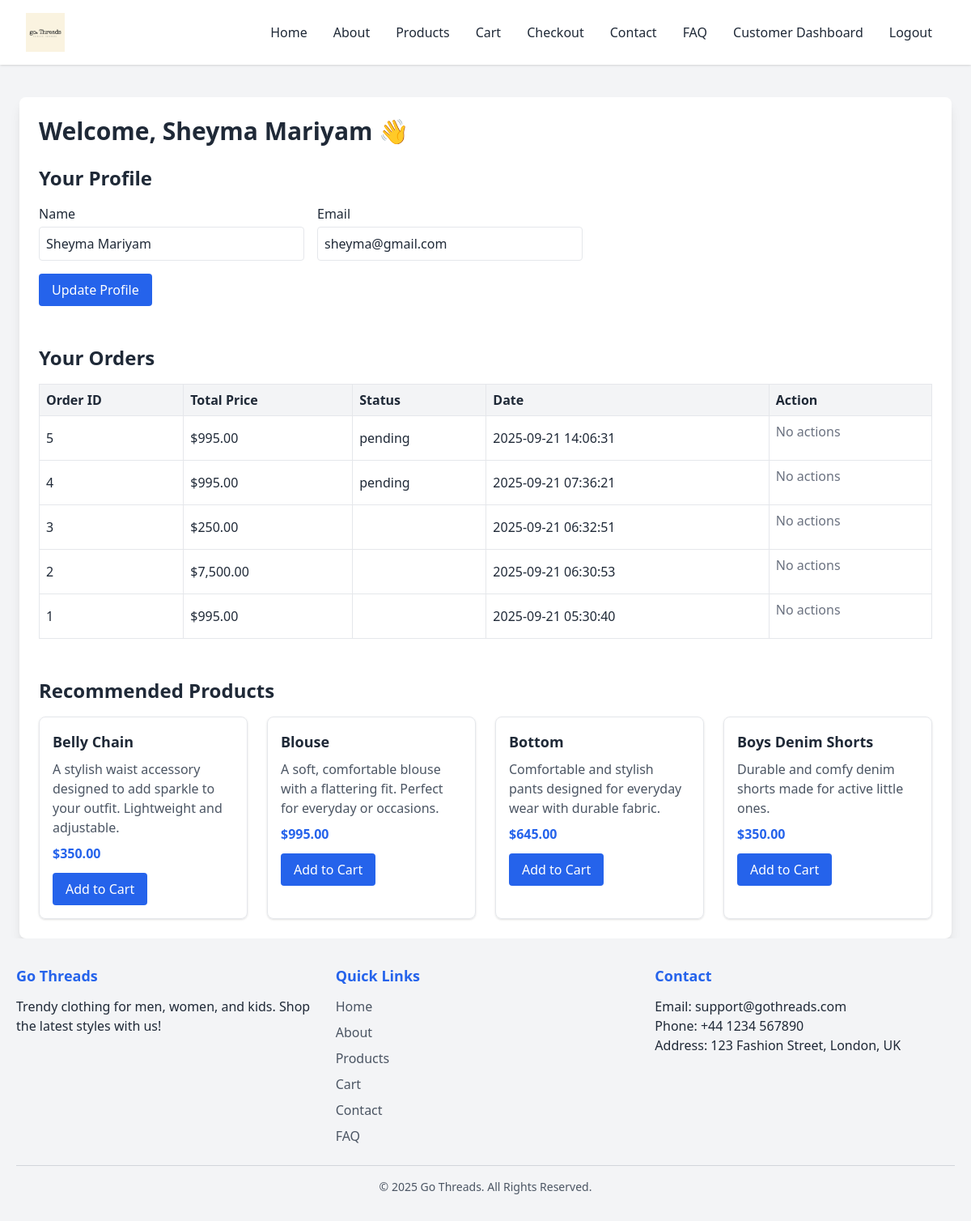
Screenshot of /index.php?page=customer_dashboard (signed in) with the database file from the repository.
### tables this page shows
CREATE TABLE `users` (
  `id` int(11) NOT NULL,
  `name` varchar(100) NOT NULL,
  `email` varchar(100) NOT NULL,
  `password` varchar(255) NOT NULL,
  `role` enum('customer','admin') DEFAULT 'customer',
  `created_at` timestamp NOT NULL DEFAULT current_timestamp()
);

CREATE TABLE `orders` (
  `id` int(11) NOT NULL,
  `user_id` int(11) NOT NULL,
  `total` decimal(10,2) NOT NULL,
  `status` enum('pending','processing','completed','cancelled') DEFAULT 'pending',
  `created_at` timestamp NOT NULL DEFAULT current_timestamp()
);

CREATE TABLE `products` (
  `id` int(11) NOT NULL,
  `name` varchar(100) NOT NULL,
  `category` varchar(50) NOT NULL,
  `description` text NOT NULL,
  `price` decimal(10,2) NOT NULL,
  `image` varchar(255) NOT NULL,
  `colors` varchar(255) NOT NULL,
  `sizes` varchar(255) NOT NULL
);

### controllers/CustomerDashboardController.php (called while the page is built, shortened)
<?php
require_once __DIR__ . '/../models/Product.php';
require_once __DIR__ . '/../models/CustomerOrder.php';
require_once __DIR__ . '/../models/Customer.php';
class CustomerDashboardController {
    public function index() {
        $user_id = $_SESSION['user']['id'];
        $customer = Customer::getById($user_id);
        $orders = CustomerOrder::getByCustomer($user_id);
        $products = Product::getAll();
        $products_array = [];
        while($row = $products->fetch_assoc()) {
            $products_array[] = $row;
        }
        $products_array = array_slice($products_array, 0, 4);
        require __DIR__ . '/../views/customer_dashboard.php';
    }
}

### models/Customer.php (called while the page is built, shortened)
<?php
require_once __DIR__ . '/../../db.php';
class Customer {
    public static function getById($user_id) {
        global $conn;
        $stmt = $conn->prepare("SELECT id, name, email FROM users WHERE id=?");
        $stmt->bind_param("i", $user_id);
        $stmt->execute();
        return $stmt->get_result()->fetch_assoc();
    }
}

### models/CustomerOrder.php (called while the page is built, shortened)
<?php
require_once __DIR__ . '/../../db.php';
class CustomerOrder {
    public static function getByCustomer($user_id) {
        global $conn;
        $stmt = $conn->prepare("
            SELECT o.id, o.total AS total_price, o.status, o.created_at
            FROM orders o
            WHERE o.user_id = ?
            ORDER BY o.created_at DESC
        ");
        $stmt->bind_param("i", $user_id);
        $stmt->execute();
        return $stmt->get_result();
    }
}

### models/Product.php (called while the page is built, shortened)
<?php
require_once __DIR__ . '/../../db.php';
class Product {
    public static function getAll($category = '', $search = '') {
        global $conn;
        $sql = "SELECT * FROM products WHERE 1";
        $stmt = $conn->prepare($sql);
        $stmt->execute();
        return $stmt->get_result();
    }
}

### views/customer_dashboard.php (the view, shortened to what this page needs)
<?php include __DIR__ . '/partials/header.php'; ?>
<!DOCTYPE html>
<html lang="en">
<head>
    <script src="https://cdn.tailwindcss.com"></script>
</head>
<body class="bg-gray-100 text-gray-800">
<main class="max-w-6xl mx-auto mt-10 p-6 bg-white rounded-lg shadow-lg">
    <h1 class="text-3xl font-bold mb-6">
        Welcome, <?= htmlspecialchars($customer['name']); ?> 👋
    </h1>
    <section class="mb-12">
        <h2 class="text-2xl font-semibold mb-4">Your Profile</h2>
        <form method="POST" class="grid grid-cols-1 sm:grid-cols-2 gap-4 max-w-2xl">
            <div>
                <label class="block mb-1 font-medium">Name</label>
                <input type="text" name="name" value="<?= htmlspecialchars($customer['name']) ?>" class="w-full border rounded p-2" required>
            </div>
            <div>
                <label class="block mb-1 font-medium">Email</label>
                <input type="email" name="email" value="<?= htmlspecialchars($customer['email']) ?>" class="w-full border rounded p-2" required>
            </div>
            <div class="col-span-2">
                <button type="submit" name="update_profile" class="bg-blue-600 text-white px-4 py-2 rounded hover:bg-blue-700">
                    Update Profile
                </button>
            </div>
        </form>
    </section>
    <section class="mb-12">
        <h2 class="text-2xl font-semibold mb-4">Your Orders</h2>
        <?php if ($orders->num_rows > 0): ?>
            <div class="overflow-x-auto">
                <table class="w-full border border-gray-300 text-left">
                    <thead class="bg-gray-100">
                        <tr>
                            <th class="p-2 border">Order ID</th>
                            <th class="p-2 border">Total Price</th>
                            <th class="p-2 border">Status</th>
                            <th class="p-2 border">Date</th>
                            <th class="p-2 border">Action</th>
                        </tr>
                    </thead>
                    <tbody>
                        <?php while ($order = $orders->fetch_assoc()): ?>
                            <tr>
                                <td class="p-2 border"><?= $order['id'] ?></td>
                                <td class="p-2 border">$<?= number_format($order['total_price'], 2) ?></td>
                                <td class="p-2 border"><?= htmlspecialchars($order['status']) ?></td>
                                <td class="p-2 border"><?= $order['created_at'] ?></td>
                                <td class="p-2 border">
                                    <form method="POST" class="flex gap-2">
                                        <?php if($order['status'] === 'Pending' || $order['status'] === 'Processing'): ?>
                                            <button type="submit" name="cancel_order" class="bg-red-600 text-white px-3 py-1 rounded hover:bg-red-700">Cancel</button>
                                        <?php elseif($order['status'] === 'Shipped'): ?>
                                            <button type="submit" name="mark_received" class="bg-green-600 text-white px-3 py-1 rounded hover:bg-green-700">Mark Received</button>
                                        <?php else: ?>
                                            <span class="text-gray-500">No actions</span>
                                        <?php endif; ?>
                                    </form>
                                </td>
                            </tr>
                        <?php endwhile; ?>
                    </tbody>
                </table>
            </div>
        <?php else: ?>
            <p class="text-gray-600">You have no orders yet.</p>
        <?php endif; ?>
    </section>
    <?php if(!empty($products_array)): ?>
    <section>
        <h2 class="text-2xl font-semibold mb-4">Recommended Products</h2>
        <div class="grid grid-cols-1 sm:grid-cols-2 md:grid-cols-4 gap-6">
            <?php foreach($products_array as $product): ?>
                <div class="border p-4 rounded-lg shadow hover:shadow-md transition">
                    <h3 class="text-lg font-bold mb-2"><?= htmlspecialchars($product['name']) ?></h3>
                    <p class="text-gray-600 mb-2"><?= htmlspecialchars($product['description']) ?></p>
                    <p class="font-semibold text-blue-600 mb-3">$<?= number_format($product['price'], 2) ?></p>
                    <button class="bg-blue-600 text-white px-4 py-2 rounded hover:bg-blue-700">Add to Cart</button>
                </div>
            <?php endforeach; ?>
        </div>
    </section>
    <?php endif; ?>
</main>
<?php include __DIR__ . '/partials/footer.php'; ?>

### rows the page displays
users: name "Sheyma Mariyam", email "sheyma@gmail.com"
orders: id "5", total "995.00", status "pending", created_at "2025-09-21 14:06:31", shows "No actions"
orders: id "4", total "995.00", status "pending", created_at "2025-09-21 07:36:21", shows "No actions"
orders: id "3", total "250.00", created_at "2025-09-21 06:32:51", status "No actions"
orders: id "2", total "7,500.00", created_at "2025-09-21 06:30:53", status "No actions"
orders: id "1", total "995.00", created_at "2025-09-21 05:30:40", status "No actions"
products: name "Belly Chain", description "A stylish waist accessory designed to add sparkle to your outfit. Lightweight and adjustable.", price "350.00"
products: name "Blouse", description "A soft, comfortable blouse with a flattering fit. Perfect for everyday or occasions.", price "995.00"
products: name "Bottom", description "Comfortable and stylish pants designed for everyday wear with durable fabric.", price "645.00"
products: name "Boys Denim Shorts", description "Durable and comfy denim shorts made for active little ones.", price "350.00"
